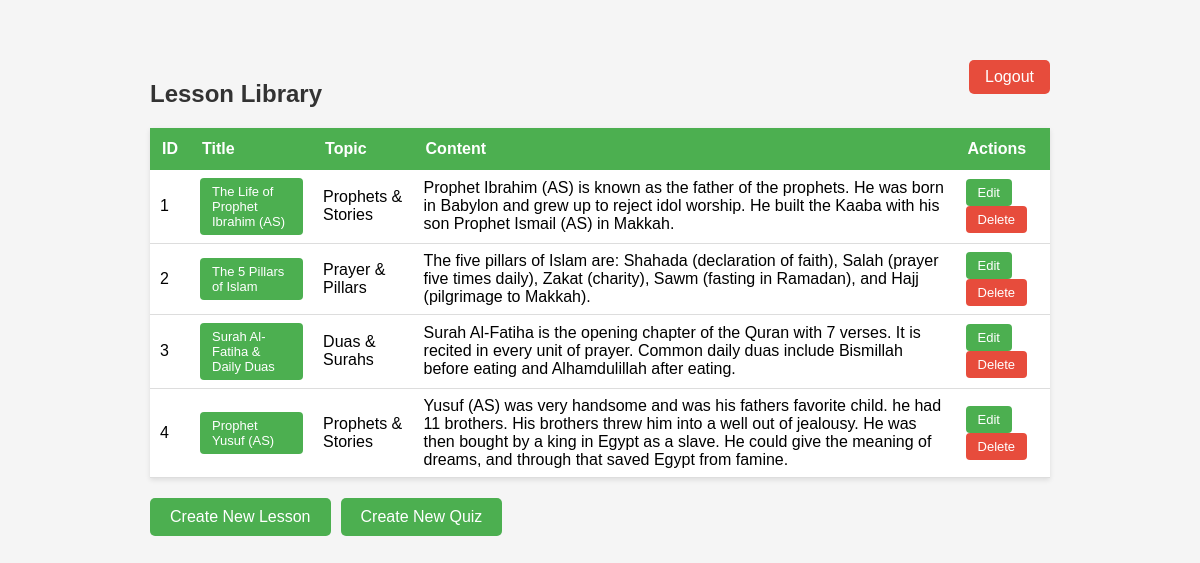
/lessons (signed in), run on the app's committed database.
### tables this page shows
CREATE TABLE Quiz (
    quiz_ID INTEGER PRIMARY KEY AUTOINCREMENT,
    lesson_ID INTEGER,
    title VARCHAR(250) NOT NULL,
    FOREIGN KEY (lesson_ID) REFERENCES Lessons(lesson_ID) ON DELETE CASCADE
);

CREATE TABLE Lessons (
    lesson_ID INTEGER PRIMARY KEY AUTOINCREMENT,
    title VARCHAR(250) NOT NULL,
    topic VARCHAR(200),
    content TEXT NOT NULL,
    creation_date DATETIME DEFAULT CURRENT_TIMESTAMP
);

### app.py (the view)
@app.route('/lessons')
def lessons():
    conn = get_db()
    cursor = conn.cursor()
    cursor.execute("SELECT Lessons.*, Quiz.quiz_ID FROM Lessons LEFT JOIN Quiz ON Lessons.lesson_ID = Quiz.lesson_ID")
    lessons = cursor.fetchall()
    conn.close()
    return render_template('lessons.html', lessons = lessons)

### app.py (called while the page is built)
def get_db():
    conn = sqlite3.connect(DB_NAME)
    conn.execute("PRAGMA foreign_keys = ON")  #this enforces FK constraints
    return conn

### templates/lessons.html (shortened to what this page needs)
<!DOCTYPE html>
<html>
<head>
</head>
<body>
<a href="/logout" class="logout">Logout</a>
<h2>Lesson Library</h2>
<table>
    <tr>
        <th>ID</th>
        <th>Title</th>
        <th>Topic</th>
        <th>Content</th>
        <th>Actions</th>
    </tr>
    {% for lesson in lessons %}
    <tr>
        <td>{{ lesson[0] }}</td>
        <td><a class="btn" href="/lesson/{{ lesson[0] }}">{{ lesson[1] }}</a></td>
        <td>{{ lesson[2] }}</td>
        <td>{{ lesson[3] }}</td>
        <td>
            {% if session['role'] == 'teacher' %}
                <a class="btn" href="/edit_lesson/{{ lesson[0] }}">Edit</a>
                <form action="/delete_lesson/{{ lesson[0] }}" method="POST" style="display:inline;">
                    <button class="btn-delete" type="submit" onclick="return confirm('Delete this lesson?')">Delete</button>
                </form>
            {% endif %}
        </td>
    </tr>
    {% endfor %}
</table>
<div class="page-links">
    {% if session['role'] == 'teacher' %}
        <a href="/create_lesson">Create New Lesson</a>
        <a href="/create_quiz">Create New Quiz</a>
    {% endif %}
</div>
</body>
</html>

### templates/lessons.html (style rules this page uses)
body { font-family: Arial, sans-serif; max-width: 900px; margin: 40px auto; background-color: #f5f5f5; padding: 20px; }
h2 { color: #333; }
table { width: 100%; border-collapse: collapse; background-color: white; box-shadow: 0 2px 5px rgba(0,0,0,0.1); }
th { background-color: #4CAF50; color: white; padding: 12px; text-align: left; }
td { padding: 8px 10px; border-bottom: 1px solid #ddd; }
.btn { display: inline-block; padding: 6px 12px; background-color: #4CAF50; color: white; text-decoration: none; border-radius: 4px; font-size: 13px; margin: 0; }
.btn-delete { padding: 6px 12px; background-color: #e74c3c; color: white; border: none; border-radius: 4px; font-size: 13px; cursor: pointer; }
.page-links { margin-top: 20px; display: flex; gap: 10px; }
.page-links a { display: inline-block; padding: 10px 20px; background-color: #4CAF50; color: white; text-decoration: none; border-radius: 5px; margin: 0; }
.logout { float: right; padding: 8px 16px; background: #e74c3c; color: white; border-radius: 5px; text-decoration: none; }

### data on the page
Quiz: lesson_ID "1", title "The Life of Prophet Ibrahim (AS)", topic "Prophets & Stories", content "Prophet Ibrahim (AS) is known as the father of the prophets. He was born in Babylon and grew up to reject idol worship. He built the Kaaba with his son Prophet Ismail (AS) in Makkah."
Quiz: lesson_ID "2", title "The 5 Pillars of Islam", topic "Prayer & Pillars", content "The five pillars of Islam are: Shahada (declaration of faith), Salah (prayer five times daily), Zakat (charity), Sawm (fasting in Ramadan), and Hajj (pilgrimage to Makkah)."
Quiz: lesson_ID "3", title "Surah Al-Fatiha & Daily Duas", topic "Duas & Surahs", content "Surah Al-Fatiha is the opening chapter of the Quran with 7 verses. It is recited in every unit of prayer. Common daily duas include Bismillah before eating and Alhamdulillah after eating."
Lessons: lesson_ID "4", title "Prophet Yusuf (AS)", topic "Prophets & Stories", content "Yusuf (AS) was very handsome and was his fathers favorite child. he had 11 brothers. His brothers threw him into a well out of jealousy. He was then bought by a king in Egypt as a slave. He could give the meaning of dreams, and through that saved Egypt from famine."
